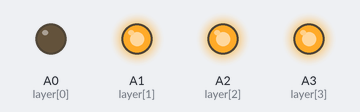
Simulated run of this sketch. Board: Arduino Uno, built with avr-gcc and run on an emulated ATmega328P. Shown: output pins drawn as LEDs (lit = HIGH). Pins used as bus, display or sensor lines are not drawn.

Above: at 2.0 s.
At 6.0 s:
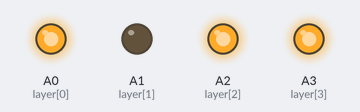
At 10.0 s:
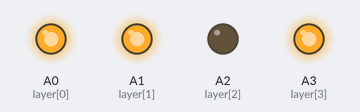
At 14.0 s:
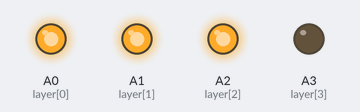
Timing chart, 0 to 20.8 s (numbered marks = the images above):
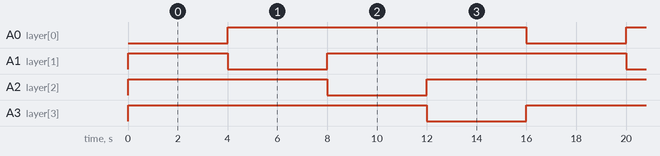

The sketch:

Instructor_Code.ino
```cpp
//initializing and declaring led rows
int cLength = 16;
int lLength = 4;
int column[] = {A4, 11, 12, 13, A5, 8, 9, 10, 3, 6, 5, 7, 2, 1, 0, 4};
//initializing and declaring led layers
int layer[] = {A0, A1, A2, A3};

int activatedColumnIndex = 0;
int activatedLayerIndex = 0;
int time = 1;

void setup() {
  // put your setup code here, to run once:
  //setting rows to ouput
  for (int i = 0; i < 16; i++)
  {
    pinMode(column[i], OUTPUT);
  }
  //setting layers to output
  for (int i = 0; i < 4; i++)
  {
    pinMode(layer[i], OUTPUT);
    digitalWrite(layer[i], OUTPUT);
  }
//    Serial.begin(9600);
//    Serial.println("flush");

}

void loop() {
  slowOneByOne();
//  for (int i = 0; i < 2; i++){
//    expandingBox();
//  }
//  for (int i = 0; i < 3; i++){
//    iLoveYou();
//  }
//  for (int i = 0; i < 3; i++){
//    inOut();
//  }
//  for (int i = 0; i < 20; i++){
//    scattered();
//  }
}

void expandingBox() {
  int delayC = 400;
  String on = "";
  on = addString(on, delayC, "111,");
  on = addString(on, delayC, "121,112,211,");
  on = addString(on, delayC, "131,113,311,");
  on = addString(on, delayC, "141,114,411,");

  on = addString(on, delayC, "142,241,214,124,412,421,");
  on = addString(on, delayC, "143,341,314,134,413,431,");
  on = addString(on, delayC, "144,441,414,144,414,441,");

  on = addString(on, delayC, "442,244,424,");
  on = addString(on, delayC, "443,344,434,");
  on = addString(on, delayC, "444,");

  on = removeString(on, delayC, 1);
  on = removeString(on, delayC, 3);
  on = removeString(on, delayC, 3);
  on = removeString(on, delayC, 6);
  on = removeString(on, delayC, 6);
  on = removeString(on, delayC, 6);
  on = removeString(on, delayC, 3);
  on = removeString(on, delayC, 3);
  on = removeString(on, delayC, 3);
}

String removeString(String on, int delayC, int repeat) {
  for (int i = 0; i < repeat; i++) {
    on = on.substring(4, on.length());
    lightArray(on, delayC);
  }
  return on;
}

String addString(String on, int hold, String add) {
  on += add;
  lightArray(on, hold);
  return on;
}

void lightArray(String on, int hold) {
  for (int i = 0; i < hold; i += on.length()) {
    for (int i = 0; i < on.length(); i += 4) {
      //the number is going to be xyz
      int x = on.substring(i, i + 1).toInt();

      //Find y
      int y = on.substring(i + 1, i + 2).toInt();

      //Find z
      int z = on.substring(i + 2, i + 3).toInt();

      x = x - 1;
      y = y - 1;
      z = z - 1;

      int column = x + (y * 4);
      int layer = z;
      lightOne(column, layer);
      delayMicroseconds(300);
    }
  }
}

void lightOne(int columnI, int layerI) {
  digitalWrite(layer[activatedLayerIndex], HIGH);
  digitalWrite(column[activatedColumnIndex], LOW);
  activatedLayerIndex = layerI;
  activatedColumnIndex = columnI;
  digitalWrite(column[activatedColumnIndex], HIGH);
  digitalWrite(layer[activatedLayerIndex], LOW);
}

void lightAll() {
  int all[][4] = {{1, 1, 1, 1}, {1, 1, 1, 1}, {1, 1, 1, 1}, {1, 1, 1, 1}};
  for (int i = 0; i < 4; i++) {
    lightSheet(i, all);
    delayMicroseconds(500);
  }
}

void oneByOne() {
  for (int z = 0; z < 4; z++) {
    activateLayer(z);
    for (int x = 0; x < 16; x++) {
      activateColumn(x);
      delay(time);
    }
  }
}

void slowOneByOne() {
  time = 250;
  oneByOne();
}

void fastOneByOne() {
  time = 100;
  oneByOne();
}

void scattered() {
  time = 1;
  oneByOne();
}

void lightLayer(int a) {
  time = 1;
  activateLayer(a);
  for (int i = 0; i < 16; i++) {
    activateColumn(i);
    delay(time);
  }
}

void lightColumn(int a) {
  time = 1;
  activateColumn(a);
  for (int i = 0; i < 4; i++) {
    activateLayer(i);
    delay(time);
  }
}


void iLoveYou() {
  int hold = 20;
  for (int k = 0; k < hold; k++) {
    for (int j = 0; j < 10; j++) {
      for (int i = 0; i < 4; i++) {
        letterI(i);
      }
    }
  }

  for (int k = 0; k < hold; k++) {
    for (int j = 0; j < 10; j++) {
      for (int i = 0; i < 4; i++) {
        heart(i);
      }
    }
  }

  for (int k = 0; k < hold; k++) {
    for (int j = 0; j < 10; j++) {
      for (int i = 0; i < 4; i++) {
        letterU(i);
      }
    }
  }
}

void letterI(int sheet) {
  //[layer][column]
  int activated[][4] = {{1, 1, 1, 1}, {0, 1, 1, 0}, {0, 1, 1, 0}, {1, 1, 1, 1}};
  lightSheet(sheet, activated);
}

void heart(int sheet) {
  //[layer][column]
  int activated[][4] = {{0, 0, 1, 0}, {0, 1, 1, 0}, {1, 1, 1, 1}, {1, 1, 0, 1}};
  lightSheet(sheet, activated);
}

void letterU(int sheet) {
  int activated[][4] = {{1, 1, 1, 1}, {1, 0, 0, 1}, {1, 0, 0, 1}, {1, 0, 0, 1}};
  lightSheet(sheet, activated);
}

void lightSheet(int sheet, int activated[][4]) {
  int adjust = 4 * sheet;
  for (int i = 0; i < 4; i++) {
    activateLayer(3-i);
    for (int j = 0; j < 4; j++) {
      if (activated[i][j] == 1)
        activateColumn(j + adjust);
      delayMicroseconds(100);
    }
    turnColumnsOff();
  }
}

void activateLayer(int a) {
  digitalWrite(layer[activatedLayerIndex], HIGH);
  activatedLayerIndex = a;
  digitalWrite(layer[activatedLayerIndex], LOW);
}

void activateColumn(int a) {
  digitalWrite(column[activatedColumnIndex], LOW);
  activatedColumnIndex = a;
  digitalWrite(column[activatedColumnIndex], HIGH);
}

void turnColumnsOff() {
  digitalWrite(column[activatedColumnIndex], LOW);
}

void inOut() {
  //in
  for (int i = 0; i < 100; i++) {
    int in[][4] = {{0, 0, 0, 0}, {0, 1, 1, 0}, {0, 1, 1, 0}, {0, 0, 0, 0}};
    lightSheet(1, in);
    delayMicroseconds(100);
    lightSheet(2, in);
  }

  //out
  for (int i = 0; i < 50; i++) {
    int out0[][4] = {{1, 1, 1, 1}, {1, 1, 1, 1}, {1, 1, 1, 1}, {1, 1, 1, 1}};
    lightSheet(0, out0);
    delayMicroseconds(100);

    int out1[][4] = {{1, 1, 1, 1}, {1, 0, 0, 1}, {1, 0, 0, 1}, {1, 1, 1, 1}};
    lightSheet(1, out1);
    delayMicroseconds(100);

    int out2[][4] = {{1, 1, 1, 1}, {1, 0, 0, 1}, {1, 0, 0, 1}, {1, 1, 1, 1}};
    lightSheet(2, out2);
    delayMicroseconds(100);

    int out3[][4] = {{1, 1, 1, 1}, {1, 1, 1, 1}, {1, 1, 1, 1}, {1, 1, 1, 1}};
    lightSheet(3, out3);
    delayMicroseconds(100);
  }

}
```

Measured:
- by itself, A0 (layer[0]), A1 (layer[1]), A2 (layer[2]), A3 (layer[3]): alternates HIGH for 12.0 s and LOW for 4.0 s
- by itself, everything shown: repeats every 16.0 s, in 4 steps
